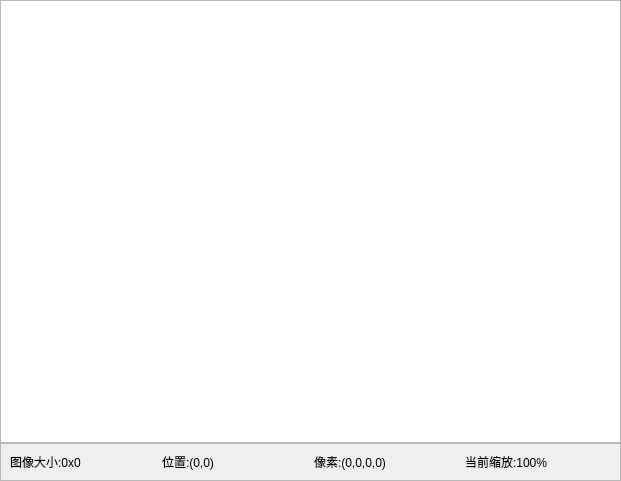
<?xml version="1.0" encoding="UTF-8"?>
<ui version="4.0">
 <class>ImageLabelViewForm</class>
 <widget class="QWidget" name="ImageLabelViewForm">
  <property name="geometry">
   <rect>
    <x>0</x>
    <y>0</y>
    <width>621</width>
    <height>481</height>
   </rect>
  </property>
  <property name="windowTitle">
   <string>Form</string>
  </property>
  <layout class="QVBoxLayout" name="verticalLayout">
   <property name="spacing">
    <number>0</number>
   </property>
   <property name="leftMargin">
    <number>0</number>
   </property>
   <property name="topMargin">
    <number>0</number>
   </property>
   <property name="rightMargin">
    <number>0</number>
   </property>
   <property name="bottomMargin">
    <number>0</number>
   </property>
   <item>
    <widget class="QGraphicsView" name="graphicsView"/>
   </item>
   <item>
    <widget class="QFrame" name="frame">
     <property name="frameShape">
      <enum>QFrame::StyledPanel</enum>
     </property>
     <property name="frameShadow">
      <enum>QFrame::Raised</enum>
     </property>
     <layout class="QHBoxLayout" name="horizontalLayout">
      <item>
       <widget class="QLabel" name="imgSizeLabel">
        <property name="text">
         <string>图像大小:0x0</string>
        </property>
       </widget>
      </item>
      <item>
       <widget class="QLabel" name="positionLabel">
        <property name="text">
         <string>位置:(0,0)</string>
        </property>
       </widget>
      </item>
      <item>
       <widget class="QLabel" name="pixInfoLabel">
        <property name="text">
         <string>像素:(0,0,0,0)</string>
        </property>
       </widget>
      </item>
      <item>
       <widget class="QLabel" name="scaleLabel">
        <property name="text">
         <string>当前缩放:100%</string>
        </property>
       </widget>
      </item>
     </layout>
    </widget>
   </item>
  </layout>
 </widget>
 <resources/>
 <connections/>
</ui>
